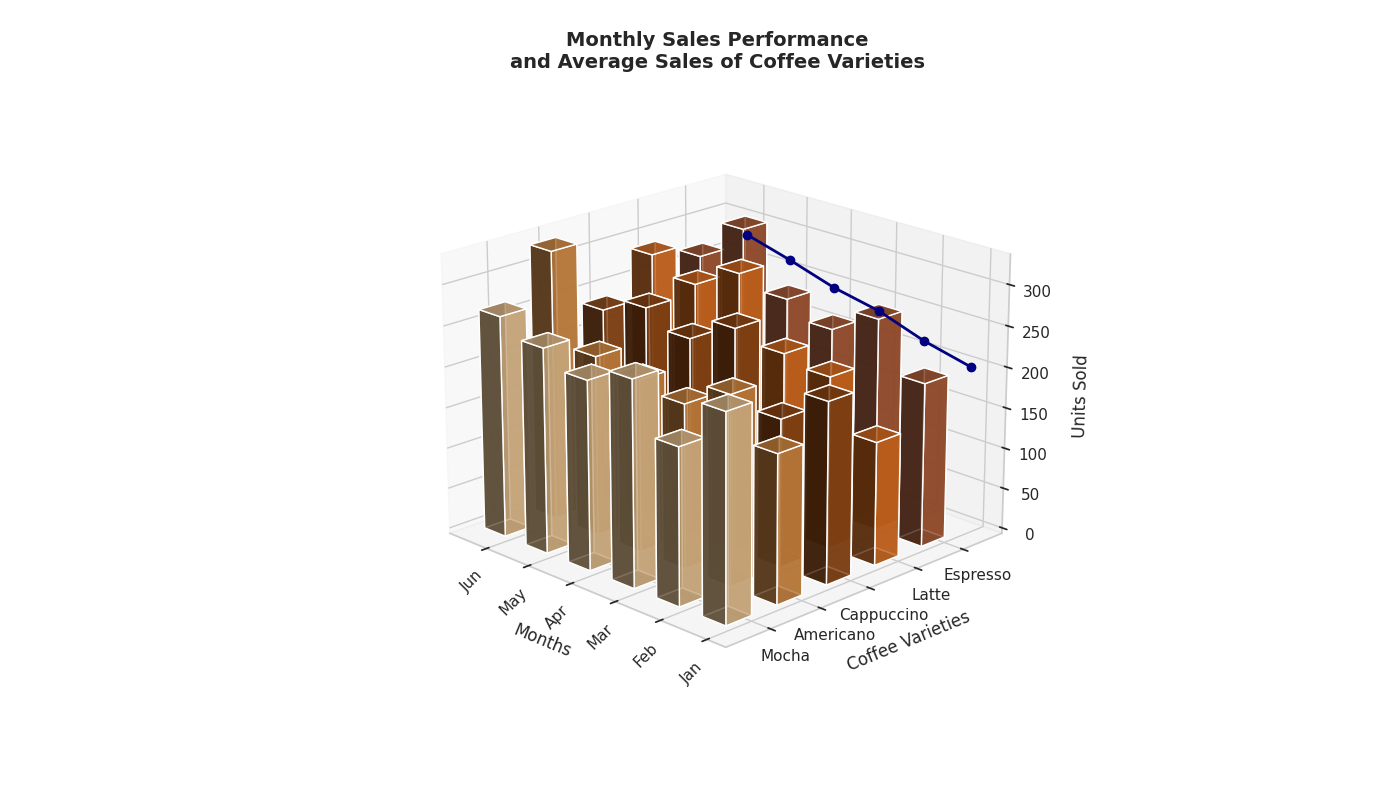

Here is the Python script that generated this plot:
import numpy as np
import matplotlib.pyplot as plt

months = ['Jan', 'Feb', 'Mar', 'Apr', 'May', 'Jun']
coffee_varieties = ['Espresso', 'Latte', 'Cappuccino', 'Americano', 'Mocha']

sales_data = np.array([
    [200, 150, 220, 180, 250],
    [260, 210, 180, 230, 190],
    [230, 220, 270, 200, 250],
    [250, 300, 240, 210, 230],
    [320, 270, 260, 220, 250],
    [270, 290, 240, 330, 270]
])

average_sales = sales_data.mean(axis=1)

fig = plt.figure(figsize=(14, 8))
ax = fig.add_subplot(111, projection='3d')

colors = ['#A0522D', '#D2691E', '#8B4513', '#CD853F', '#DEB887']
dx = dy = 0.5

for y, color in enumerate(colors):
    xs = np.arange(len(months))
    ys = sales_data[:, y]
    ax.bar3d(xs, y, np.zeros_like(xs), dx, dy, ys, color=color, alpha=0.8)

ax.plot(np.arange(len(months)), [-0.5] * len(months), average_sales, color='navy', marker='o', linewidth=2)

ax.set_xticks(np.arange(len(months)))
ax.set_xticklabels(months, rotation=45)
ax.set_yticks(np.arange(len(coffee_varieties)))
ax.set_yticklabels(coffee_varieties)
ax.set_xlabel('Months', labelpad=10)
ax.set_ylabel('Coffee Varieties', labelpad=10)
ax.set_zlabel('Units Sold', labelpad=10)

ax.view_init(elev=20, azim=135)
ax.set_title('Monthly Sales Performance\nand Average Sales of Coffee Varieties', fontsize=14, fontweight='bold', pad=20)

plt.tight_layout()
plt.show()
